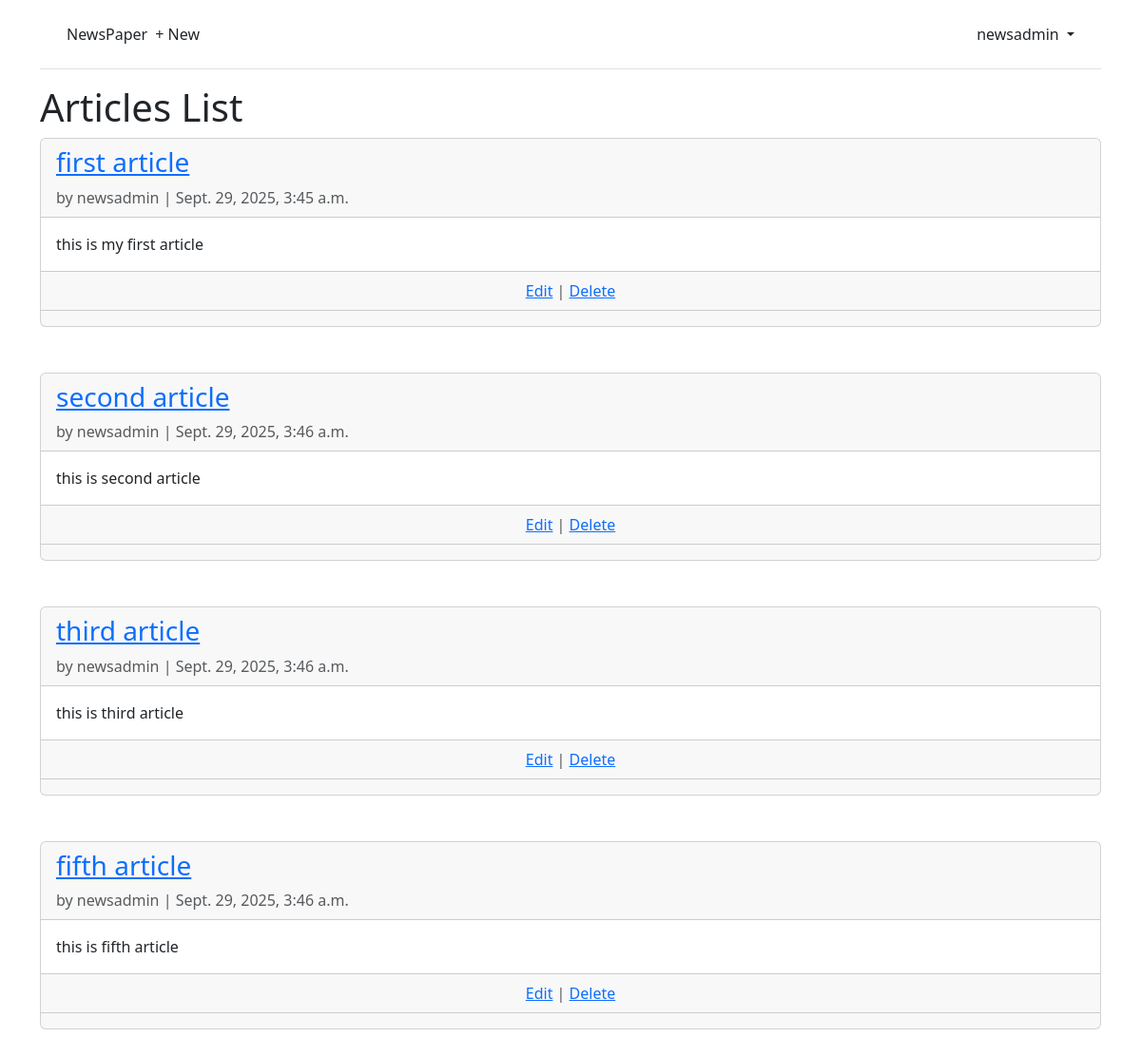
The app's page /articles/ (signed in), older data.
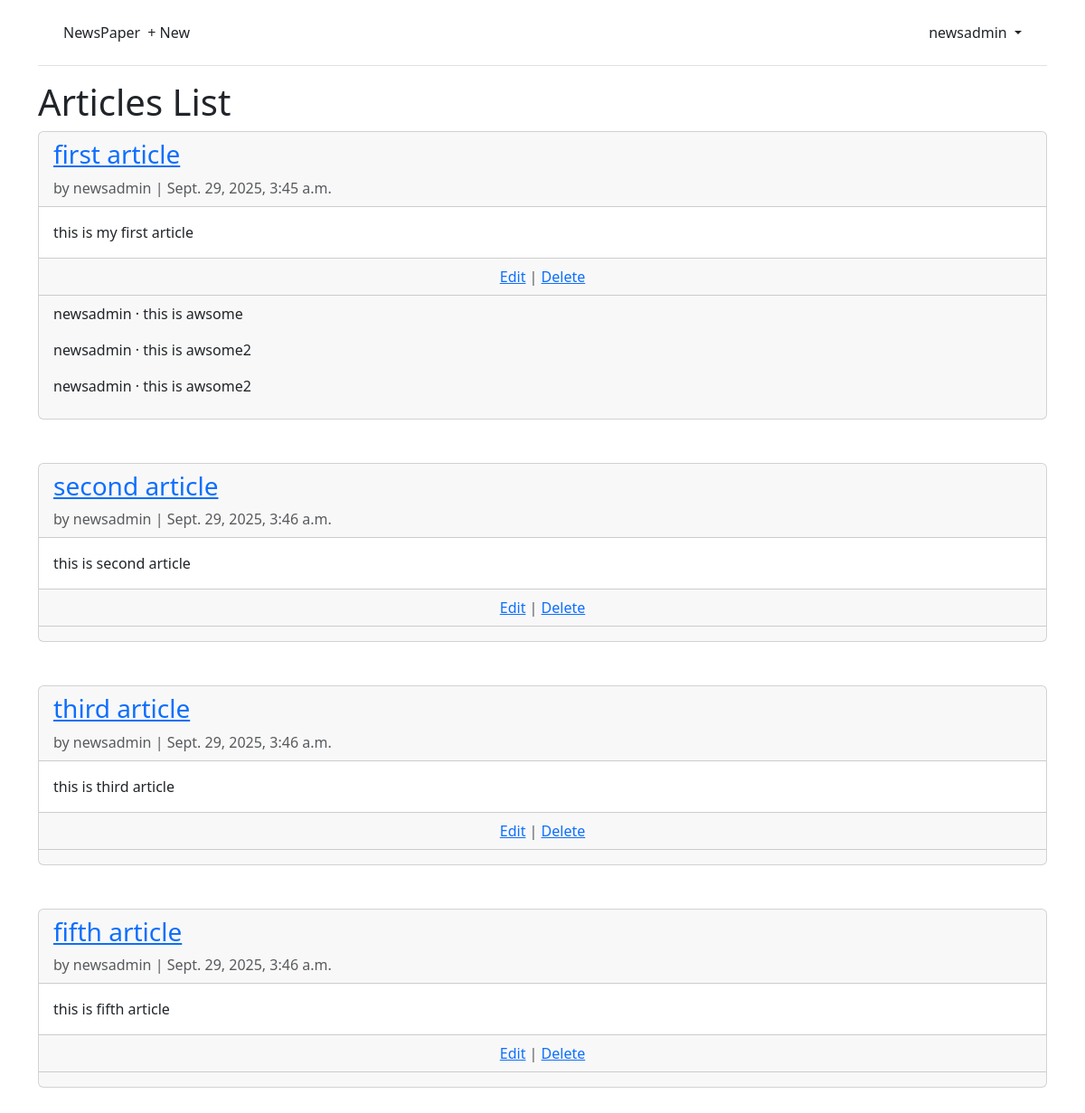
The same page, newer data.
### accounts/models.py (models this page shows)
class CostumUser(AbstractUser):
    email = models.EmailField()

### articles/models.py (models this page shows, shortened)
class Article(models.Model):
    title = models.CharField(max_length=200)
    body = models.TextField()
    date = models.DateTimeField(auto_now_add=True)
    author = models.ForeignKey(settings.AUTH_USER_MODEL, on_delete=models.CASCADE)

class Comment(models.Model):
    article = models.ForeignKey(Article, on_delete=models.CASCADE)
    comment = models.CharField(max_length=255)
    author = models.ForeignKey(settings.AUTH_USER_MODEL, on_delete=models.CASCADE)
    def __str__(self):
        return self.comment[:50]

### articles/views.py (the view)
# urls.py: path('', ListArticle.as_view(), name='articlelist'),
class ListArticle(LoginRequiredMixin, ListView):
    model = Article
    template_name = 'articles/articles_list.html'

### templates/articles/articles_list.html
{% extends 'base.html' %}
{% block content %}
<h1> Articles List </h1>
{% for article in article_list %}
 <div class="card">
 <div class="card-header">
<a href="{% url 'articledetail' article.pk %}"> <h3 class="font-weight-bold">{{ article.title }}</h3></a>
 <span class="text-muted">by {{ article.author }} |
 {{ article.date }}</span>
 </div>
 <div class="card-body">
 {{ article.body }}
 </div>
 <div class="card-footer text-center text-muted">
 <a href="{% url 'articleedit' article.pk %}">Edit</a> |
  <a href="{% url 'articledelete' article.pk %}">Delete</a>
 </div>
 <div class="card-footer">
    {% for comment in article.comment_set.all %}
    <p>
 <span class="font-weight-bold">
    {{ comment.author }} &middot;
 </span>
 {{ comment }}
</p>
{% endfor %}
</div>
 </div>
 <br /> <br />
{% endfor %}
{% endblock content %}

### templates/base.html (shortened to what this page needs)
{% load static %}
<!DOCTYPE html>
<html>
<head>
  <link href="https://cdn.jsdelivr.net/npm/bootstrap@5.3.2/dist/css/bootstrap.min.css" rel="stylesheet">
</head>
<body>
  <div class="container">
    <header class="p-3 mb-3 border-bottom">
      <div class="container">
        <div class="d-flex flex-wrap align-items-center justify-content-center justify-content-lg-start">
          <a class="navbar-brand" href="{% url 'home' %}">NewsPaper</a>
          <ul class="nav col-12 col-lg-auto me-lg-auto mb-2 justify-content-center mb-md-0">
            {% if user.is_authenticated %}
              <li><a href="{% url 'articlecreate' %}" class="nav-link px-2 link-dark">+ New</a></li>
          </ul>
          <div class="dropdown text-end">
            <a href="#" class="d-block link-dark text-decoration-none dropdown-toggle"
               id="dropdownUser1" data-bs-toggle="dropdown" aria-expanded="false">
              {{ user.username }}
            </a>
          </div>
            {% else %}
          </ul>
          <div class="text-end">
            <a href="{% url 'login' %}" class="btn btn-outline-primary me-2">Log In</a>
            <a href="{% url 'signup' %}" class="btn btn-primary">Sign Up</a>
          </div>
            {% endif %}
        </div>
      </div>
    </header>
    <main>
      {% block content %}
      {% endblock content %}
    </main>
  </div>
</body>
</html>

Row changes from the older to the newer data that the page shows:
added Comment: author "newsadmin", comment "this is awsome", shown under Article "first article"
added Comment: author "newsadmin", comment "this is awsome2", shown under Article "first article"
added Comment: author "newsadmin", comment "this is awsome2", shown under Article "first article"
